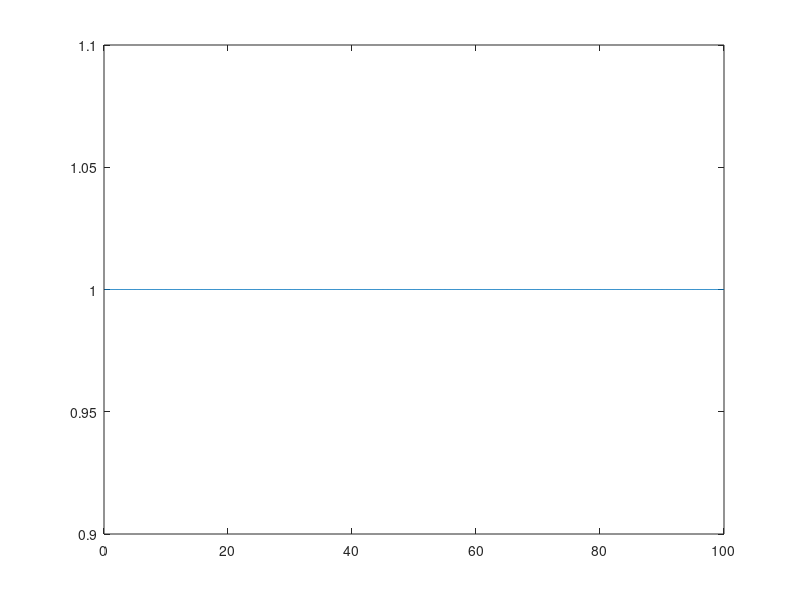

This figure's MATLAB source: (Note: this script raises an error after producing the figure.)
%%Resource Extraction Problem

clear
clc

close all
r= .05;
Beta= 1/(1+r);
RStepSize= 0.1;
QStepSize= RStepSize;
X= 100;
b= 5;
MaxQ= X/b;
MaxR= 100;
myTime= 100;
C= 0.5;

%%initialization
Q_i= X/(2*b);
Pi_i= Q_i*(X-b*Q_i)-Q_i*C;
% for Ri= 1:round((MaxR/RStepSize))
%     t_i= RStepSize*(Ri)/Q_i;
%     VR_init(Ri)= Pi_i/r*(1-exp(-r*t_i));
% end

QArr= Q_i*ones(round((MaxR/RStepSize)),1);
VR_init= 1*ones(1,round((MaxR/RStepSize)));
% VR_init(1) =RStepSize*(X-b*RStepSize);

figure(1)
%%Plot initial Value function versus R0
plot([RStepSize:RStepSize:MaxR],VR_init), hold on

[VR,myEr,NQArr]= myExtractionLoopLin1_3_I(VR_init,MaxR,MaxQ,RStepSize,X,b,Beta,QArr,C);

%%Plot optimized Value function versus R0
plot([RStepSize:RStepSize:MaxR],VR)
title('V(R) vs R - Initial guess:blue & final answer:red')
IterationN= size(myEr,2);
LastErr= myEr(IterationN);


%%find Extraction path for a specific R0
RR0= MaxR;
R0= RR0;
NExtraArr= [];
while (round(R0/RStepSize)>0)&&(NQArr(round(R0/RStepSize))>0)
    Ri= round(R0/RStepSize);
    NExtraArr= [NExtraArr NQArr(Ri)];
    R0= R0-NQArr(Ri);
end

TheRes= [[RStepSize:RStepSize:MaxR]' NQArr(:) VR(:)];

PriceArr=X-b*NExtraArr;
ProfitArr= PriceArr.*NExtraArr-C;
figure(2)
plot(NExtraArr), hold on
plot(PriceArr)
axis([0 myTime 0 150])
title(['Extraction(Q):blue,Price(P):red vs time  R0=',num2str(RR0)])

figure(3)
%%plot Profit over time
plot(ProfitArr)
axis([0 myTime 0 1000])
title('Profit(Pi) vs time')